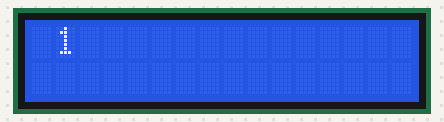
Simulated run of this sketch. Board: Arduino Uno, built with avr-gcc and run on an emulated ATmega328P. Parts: 16×2 character LCD.

Above: at 0.1 s.
At 4.1 s:
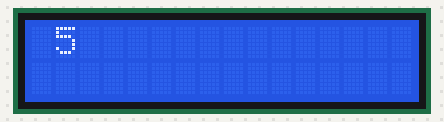
At 9.2 s:
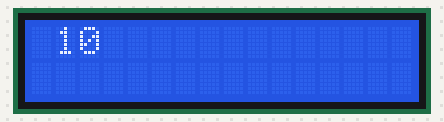
At 19.2 s:
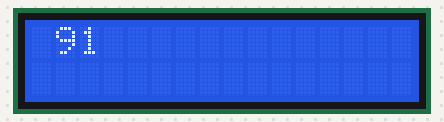
At 28.3 s:
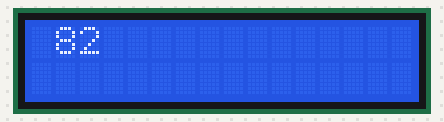
At 38.4 s:
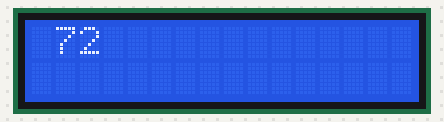

The sketch:

LCD_Kiiratas_teszt1.ino
```cpp
#include <Wire.h>
#include <LiquidCrystal_I2C.h>

// Set the LCD address to 0x27 for a 16 chars and 2 line display
LiquidCrystal_I2C lcd(0x27, 2, 1, 0, 4, 5, 6, 7, 3, POSITIVE);

void setup() {
  lcd.begin(16,2);
  lcd.backlight();
}

void loop() {
  for (int i = 1; i <= 10; i++) {
    lcd.clear();
    lcd.setCursor(0, 0);
    lcd.print(" ");
    lcd.print(i);
    delay(1000); // Wait for 1 second
  }

  for (int i = 100; i >= 1; i--) {
    lcd.clear();
    lcd.setCursor(0, 0);
    lcd.print(" ");
    lcd.print(i);
    delay(1000); // Wait for 1 second
  }
}
```

Measured:
- what the display in image 1 shows lasts 1.0 s, from 4.1 s to 5.1 s
